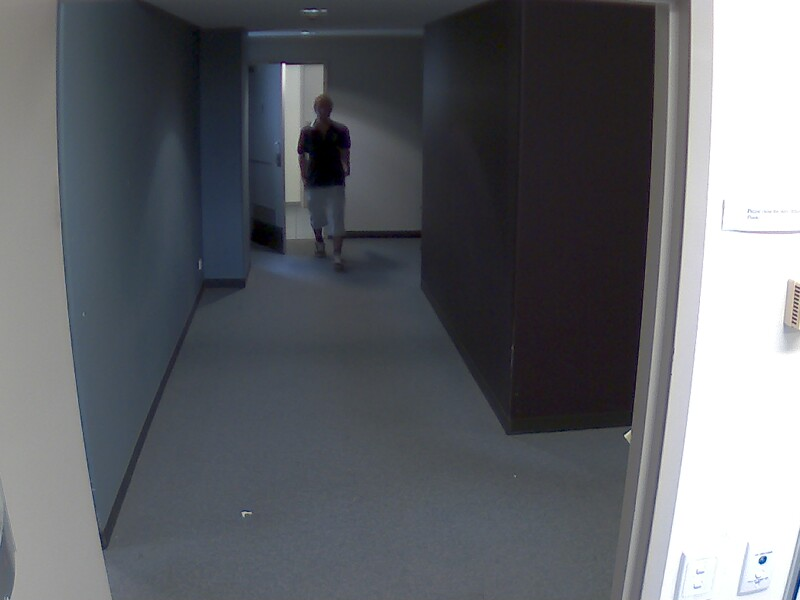
%> input picture Misc/playground_johannes/00000160.jpg, 800 x 600 px
$ octave --eval "result = watershed_segmentation(rgb2gray(imread('../playground_johannes/00000160.jpg')));"   (GNU Octave 9; MATLAB toolbox functions it lacks are replaced by stand-ins)
%> lines starting %> are read from the running program, lines starting %| are printed output that depends on the picture; in (x1, y1, x2, y2) boxes, pixels count from 0 and x2, y2 are one past the last pixel; in counts of white or black regions, pixels touching at a corner belong together; the program's own positions count from 1
### Misc/playground_daniel/generate_markers.m
function [fgm, bgm] = generate_markers(I)

    %% Preprocessing
    % Opening-by-Reconstruction
    se = strel('disk',3);
    Ie = imerode(I,se);
    Iobr = imreconstruct(Ie,I);

    % Opening-Closing by Reconstruction
    Iobrd = imdilate(Iobr,se);
    Iobrcbr = imreconstruct(imcomplement(Iobrd),imcomplement(Iobr));
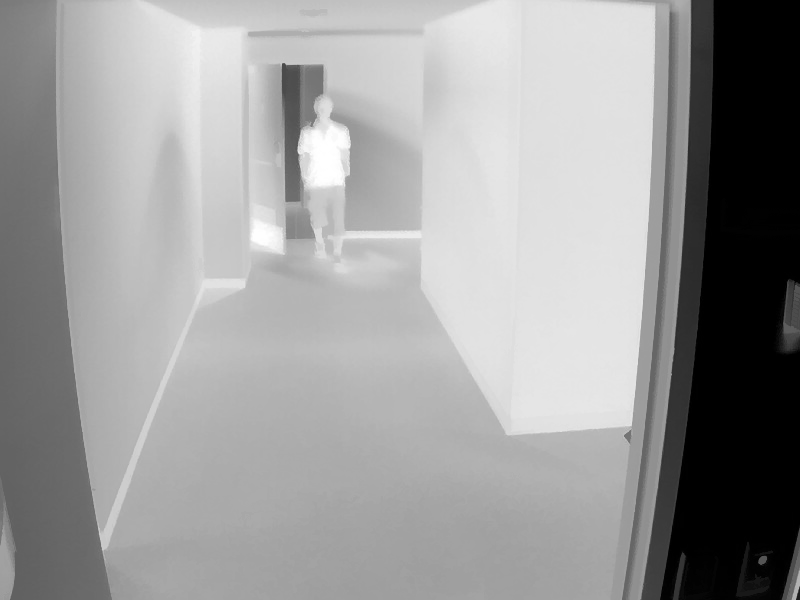
%> Iobrcbr: size 600x800 uint8; min 0, max 255, mean 155.1
    Iobrcbr = imcomplement(Iobrcbr);

    %% Generate foreground markers
    fgm1 = imregionalmax(Iobrcbr);
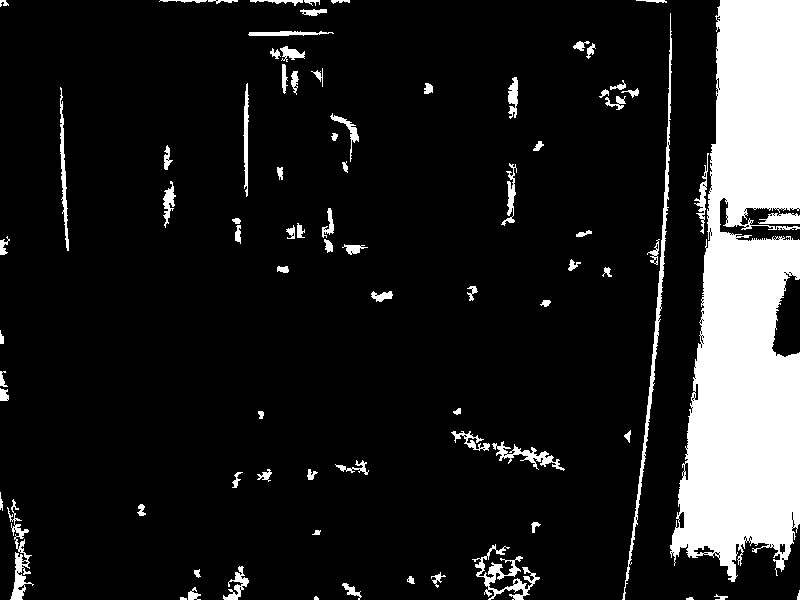
%> fgm1: size 600x800 logical; 13.2% white; 81 white regions (3 under 20 px), largest, box (x1, y1, x2, y2) and area: (670, 0, 800, 582) 50947, (622, 13, 672, 600) 1842, (472, 544, 540, 600) 1065

    % Shrink markers by a closing followed by an erosion
    %se2 = strel('disk', 1);
    %fgm2 = imclose(fgm1,se2);
    %fgm3 = imerode(fgm2,se2);
    fgm3 = fgm1;

    % Remove isolated pixels
    fgm = bwareaopen(fgm3, 3);

    %% Generate background markers
    bw = imbinarize(Iobrcbr, 'adaptive','ForegroundPolarity','bright','Sensitivity',0.8);
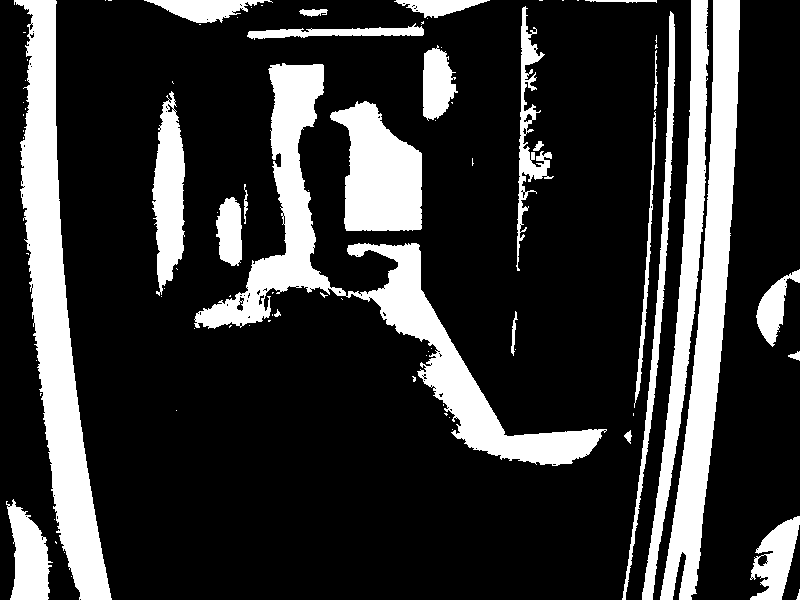
%> bw: size 600x800 logical; 21.3% white; 87 white regions (60 under 20 px), largest, box (x1, y1, x2, y2) and area: (194, 63, 607, 466) 22379, (14, 0, 112, 600) 20565, (660, 0, 740, 600) 16036

    % Computing the "skeleton by influence zones"
    D = bwdist(bw);
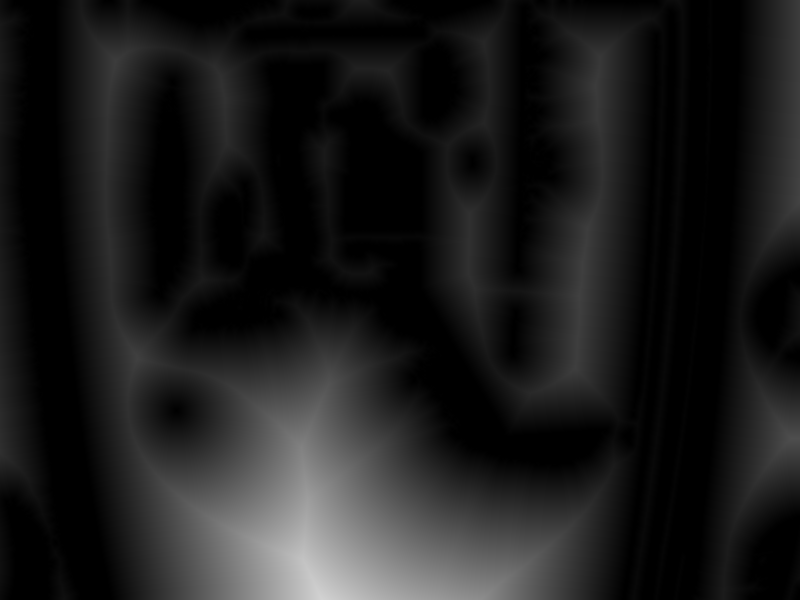
%> D: size 600x800 single; min 0, max 210.1, mean 28.3
    DL = watershed(D);
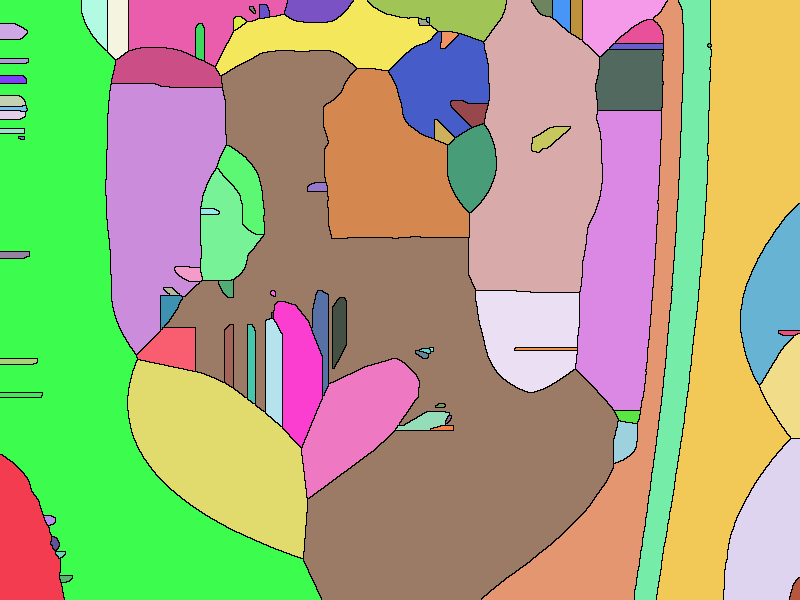
%> DL: size 600x800 uint8; 88 distinct labels, from 0 to 87; one colour per label, 0 black
    bgm = DL == 0;
%> bgm: size 600x800 logical; 2.5% white in thin lines or dots
end

### Misc/playground_daniel/watershed_segmentation.m
function Labels = watershed_segmentation(image_in)
%WATERSHED_SEGMENTATION Finds segments along edges
%   left    Left channel tensor
%   right   Right channel tensor

%% Generate markers
[fgm, bgm] = generate_markers(image_in);
%I = labeloverlay(image_in,fgm);
%figure
%imshow(I)

%% Image preprocessing
I = rgb2gray(image_in);

%% Image segmentation

% Calculate magnitude of gradient
gmag = imgradient(I, 'intermediate');
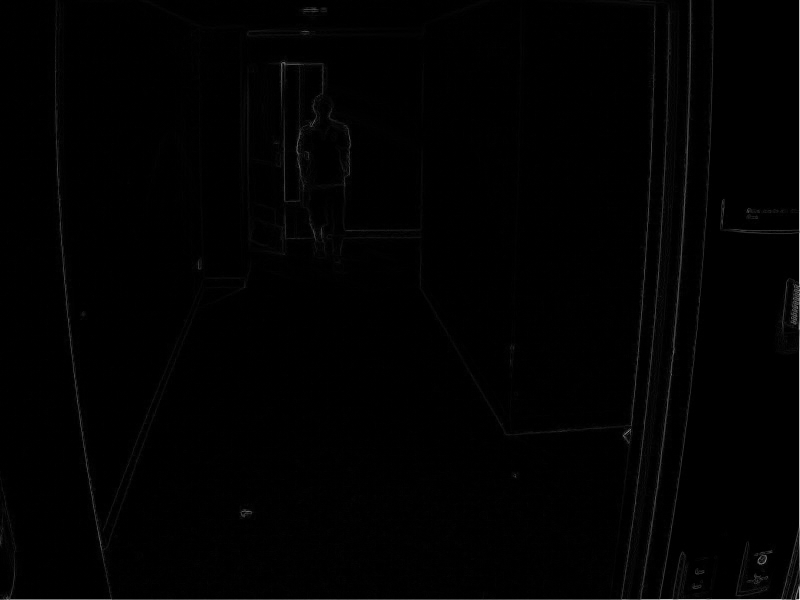
%> gmag: size 600x800 double; min 0, max 335.2, mean 2.8; drawn with min black and max white

% Compute the watershed-based segmentation
gmag2 = imimposemin(gmag, bgm | fgm);
Labels = watershed(gmag2);
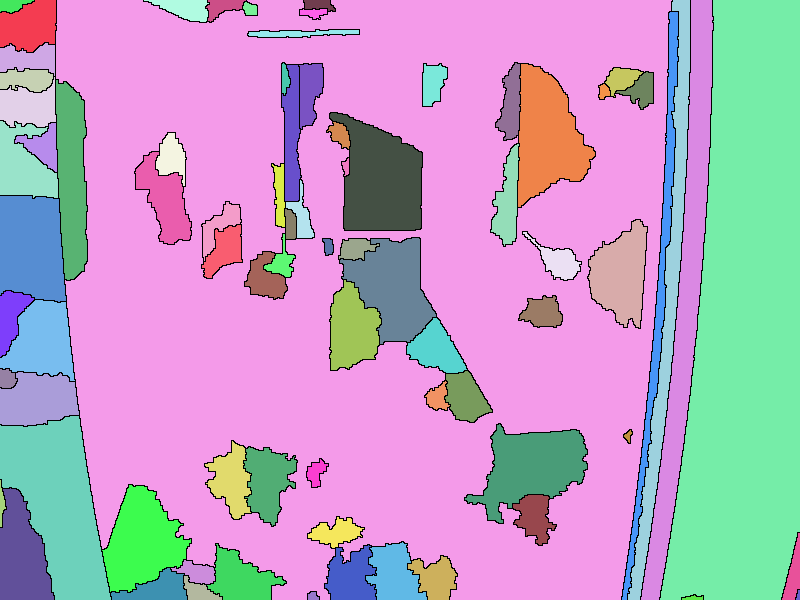
%> Labels: size 600x800 uint8; 79 distinct labels, from 0 to 78; one colour per label, 0 black

end
